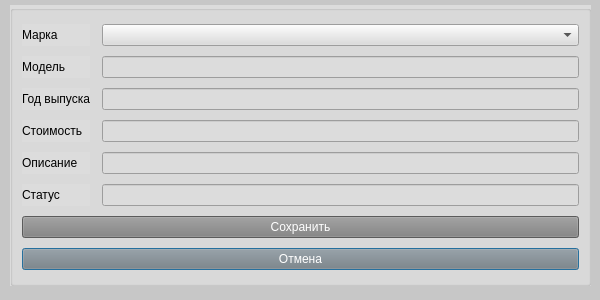
<?xml version="1.0" encoding="UTF-8"?>
<ui version="4.0">
 <class>VehicleDialog</class>
 <widget class="QDialog" name="VehicleDialog">
  <property name="windowModality">
   <enum>Qt::ApplicationModal</enum>
  </property>
  <property name="geometry">
   <rect>
    <x>0</x>
    <y>0</y>
    <width>600</width>
    <height>300</height>
   </rect>
  </property>
  <property name="windowTitle">
   <string>Добавление транспортного средства</string>
  </property>
  <property name="styleSheet">
   <string notr="true">background-color: rgb(199, 199, 199);
color: rgb(0, 0, 0);</string>
  </property>
  <widget class="QGroupBox" name="Group5">
   <property name="geometry">
    <rect>
     <x>10</x>
     <y>5</y>
     <width>581</width>
     <height>281</height>
    </rect>
   </property>
   <property name="styleSheet">
    <string notr="true">background-color: rgb(220, 220, 220);</string>
   </property>
   <layout class="QGridLayout" name="gridLayout">
    <item row="8" column="0" colspan="3">
     <widget class="QPushButton" name="btnCancel">
      <property name="styleSheet">
       <string notr="true">background-color: rgb(128, 128, 128);
color: rgb(255, 255, 255);</string>
      </property>
      <property name="text">
       <string>Отмена</string>
      </property>
     </widget>
    </item>
    <item row="3" column="0">
     <widget class="QLabel" name="label_3">
      <property name="text">
       <string>Год выпуска</string>
      </property>
     </widget>
    </item>
    <item row="4" column="2">
     <widget class="QLineEdit" name="txtPrice"/>
    </item>
    <item row="4" column="0">
     <widget class="QLabel" name="label_4">
      <property name="text">
       <string>Стоимость</string>
      </property>
     </widget>
    </item>
    <item row="3" column="2">
     <widget class="QLineEdit" name="txtYear"/>
    </item>
    <item row="7" column="0" colspan="3">
     <widget class="QPushButton" name="btnOk">
      <property name="styleSheet">
       <string notr="true">background-color: rgb(128, 128, 128);
color: rgb(255, 255, 255);</string>
      </property>
      <property name="text">
       <string>Сохранить</string>
      </property>
     </widget>
    </item>
    <item row="5" column="0">
     <widget class="QLabel" name="label_5">
      <property name="text">
       <string>Описание</string>
      </property>
     </widget>
    </item>
    <item row="2" column="0">
     <widget class="QLabel" name="label_2">
      <property name="text">
       <string>Модель</string>
      </property>
     </widget>
    </item>
    <item row="0" column="0">
     <widget class="QLabel" name="label">
      <property name="text">
       <string>Марка</string>
      </property>
     </widget>
    </item>
    <item row="2" column="2">
     <widget class="QLineEdit" name="txtModel"/>
    </item>
    <item row="5" column="2">
     <widget class="QLineEdit" name="txtDescription"/>
    </item>
    <item row="6" column="2">
     <widget class="QLineEdit" name="txtStatus"/>
    </item>
    <item row="6" column="0">
     <widget class="QLabel" name="label_6">
      <property name="text">
       <string>Статус</string>
      </property>
     </widget>
    </item>
    <item row="0" column="2">
     <widget class="QComboBox" name="cmbMark"/>
    </item>
   </layout>
  </widget>
 </widget>
 <resources/>
 <connections/>
</ui>
